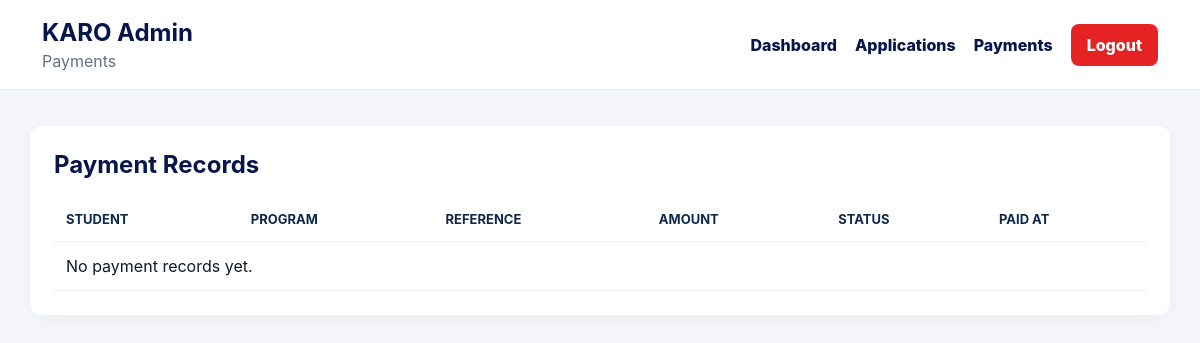
The page /admin-payments/ (signed in) on the database as committed earlier.
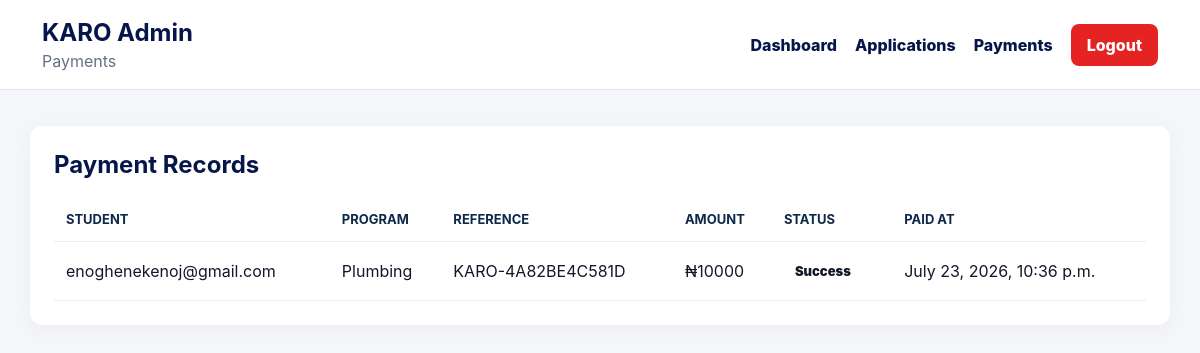
The same page on the database as committed later.
### myapp/models.py (models this page shows, shortened)
class Payment(models.Model):
    STATUS_CHOICES = [
        ("Pending", "Pending"),
        ("Success", "Success"),
        ("Failed", "Failed"),
    ]
    student = models.ForeignKey(User, on_delete=models.CASCADE)
    application = models.ForeignKey(TrainingApplication, on_delete=models.CASCADE)
    amount = models.PositiveIntegerField()
    reference = models.CharField(max_length=100, unique=True)
    status = models.CharField(
        max_length=20,
        choices=STATUS_CHOICES,
        default="Pending"
    )
    gateway_response = models.CharField(max_length=255, blank=True)
    paid_at = models.DateTimeField(blank=True, null=True)
    created_at = models.DateTimeField(auto_now_add=True)

class TrainingApplication(models.Model):
    student = models.ForeignKey(User, on_delete=models.SET_NULL, blank=True, null=True)
    CATEGORY_CHOICES = [
        ("Adult", "Adult"),
        ("Children", "Children"),
    ]
    PROGRAM_CHOICES = [
        ("ICT", "ICT"),
        ("Computer for Beginners", "Computer for Beginners"),
        ("Computer Graphics", "Computer Graphics"),
        ("Plumbing", "Plumbing"),
        ("Electrical Electronics", "Electrical Electronics"),
        ("Solar System Installation", "Solar System Installation"),
        ("Alamaco & Aluminium Works", "Alamaco & Aluminium Works"),
    ]
    DURATION_CHOICES = [
        ("3 months", "3 months"),
        ("6 months", "6 months"),
        ("1 year", "1 year"),
    ]
    STATUS_CHOICES = [
        ("Pending", "Pending"),
        ("Approved", "Approved"),
        ("Rejected", "Rejected"),
    ]
    surname = models.CharField(max_length=100)
    first_name = models.CharField(max_length=100)
    middle_name = models.CharField(max_length=100, blank=True)
    address = models.TextField()
    age = models.PositiveIntegerField()
    category = models.CharField(max_length=20, choices=CATEGORY_CHOICES)
    phone_number = models.CharField(max_length=20, blank=True)
    level_of_education = models.CharField(max_length=100)
    program = models.CharField(max_length=100, choices=PROGRAM_CHOICES)
    duration = models.CharField(max_length=20, choices=DURATION_CHOICES)
    start_date = models.DateField()
    end_date = models.DateField()
    guardian_name = models.CharField(max_length=100, blank=True)
    guardian_address = models.TextField(blank=True)
    guardian_phone_number = models.CharField(max_length=20, blank=True)
    student_passport = models.ImageField(upload_to="passports/students/")
    guardian_passport = models.ImageField(upload_to="passports/guardians/")
    status = models.CharField(max_length=20, choices=STATUS_CHOICES, default="Pending")
    application_date = models.DateTimeField(auto_now_add=True)
    admin_message = models.TextField(blank=True)
    admin_notes = models.TextField(blank=True)
    reviewed_at = models.DateTimeField(blank=True, null=True)

### myapp/views.py (the view)
# urls.py: path("admin-payments/", views.admin_payments, name="admin_payments"),
@login_required
@user_passes_test(is_admin)
def admin_payments(request):
    payments = Payment.objects.select_related(
        "student",
        "application"
    ).order_by("-created_at")
    return render(request, "myapp/admin_payments.html", {
        "payments": payments,
    })

### myapp/views.py (called while the page is built)
def is_admin(user):
    return user.is_staff

### templates/myapp/admin_payments.html (shortened to what this page needs)
{% load static %}
<!DOCTYPE html>
<html lang="en">
<head>
    <link rel="stylesheet" href="{% static 'css/home.css' %}?v=50">
</head>
<body class="admin-page">
<header class="admin-topbar">
    <div>
        <h2>KARO Admin</h2>
        <p>Payments</p>
    </div>
    <nav>
        <a href="/admin-dashboard/">Dashboard</a>
        <a href="/admin-applications/">Applications</a>
        <a href="/admin-payments/">Payments</a>
        <a href="/logout/" class="admin-logout">Logout</a>
    </nav>
</header>
<main class="admin-layout">
    <section class="admin-panel">
        <div class="panel-heading">
            <h2>Payment Records</h2>
        </div>
        <div class="admin-table-wrap">
            <table class="admin-table">
                <thead>
                    <tr>
                        <th>Student</th>
                        <th>Program</th>
                        <th>Reference</th>
                        <th>Amount</th>
                        <th>Status</th>
                        <th>Paid At</th>
                    </tr>
                </thead>
                <tbody>
                    {% for payment in payments %}
                        <tr>
                            <td>{{ payment.student.email }}</td>
                            <td>{{ payment.application.program }}</td>
                            <td>{{ payment.reference }}</td>
                            <td>₦{{ payment.amount }}</td>
                            <td><span class="status-pill {{ payment.status|lower }}">{{ payment.status }}</span></td>
                            <td>{{ payment.paid_at|default:payment.created_at }}</td>
                        </tr>
                    {% empty %}
                        <tr>
                            <td colspan="6">No payment records yet.</td>
                        </tr>
                    {% endfor %}
                </tbody>
            </table>
        </div>
    </section>
</main>
</body>
</html>

Rows that differ between the two databases and show on the page:
added Payment: student.email "enoghenekenoj@gmail.com", application.program "Plumbing", reference "KARO-4A82BE4C581D", amount "10000", status "Success", paid_at "July 23, 2026, 10:36 p.m."
Other text that changed with them:
text no longer shown: "No payment records yet."
